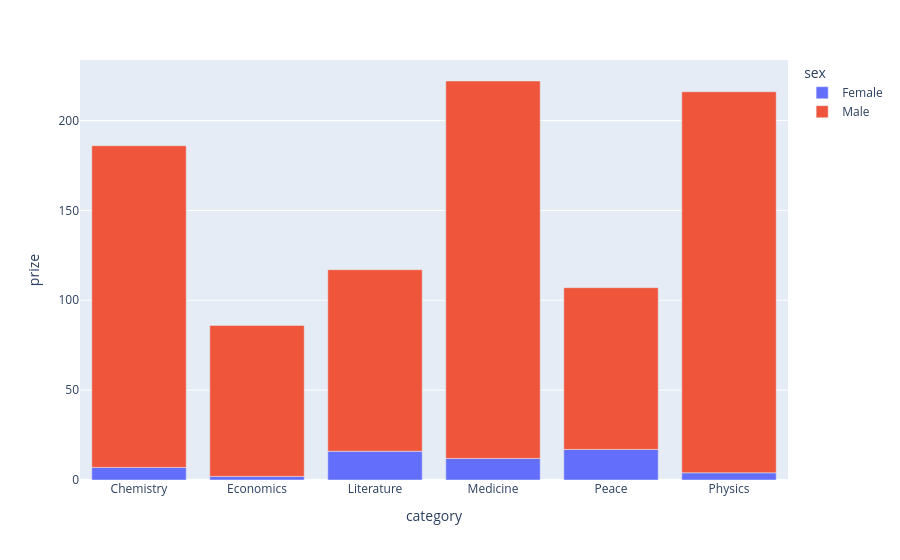

The notebook cell this image was saved under:
### Code cell
px.bar(data_frame=category_sex, x='category', y='prize',color='sex', color_continuous_scale='Aggrnyl')

# px.bar(data_frame=category_sex, x=category_sex.index, y=category_count.year,color=category_count.index, color_continuous_scale='Aggrnyl')

### Figure 1 — Plotly figure (JSON) as saved in the notebook; plotly's stock layout.template omitted (floating-point values rounded to 4 significant figures)
{"data": [{"alignmentgroup": "True", "hovertemplate": "sex=Female<br>category=%{x}<br>prize=%{y}<extra></extra>", "legendgroup": "Female", "marker": {"color": "#636efa", "pattern": {"shape": ""}}, "name": "Female", "offsetgroup": "Female", "orientation": "v", "showlegend": true, "textposition": "auto", "type": "bar", "x": ["Chemistry", "Economics", "Literature", "Medicine", "Peace", "Physics"], "xaxis": "x", "y": [7, 2, 16, 12, 17, 4], "yaxis": "y"}, {"alignmentgroup": "True", "hovertemplate": "sex=Male<br>category=%{x}<br>prize=%{y}<extra></extra>", "legendgroup": "Male", "marker": {"color": "#EF553B", "pattern": {"shape": ""}}, "name": "Male", "offsetgroup": "Male", "orientation": "v", "showlegend": true, "textposition": "auto", "type": "bar", "x": ["Chemistry", "Economics", "Literature", "Medicine", "Peace", "Physics"], "xaxis": "x", "y": [179, 84, 101, 210, 90, 212], "yaxis": "y"}], "layout": {"barmode": "relative", "legend": {"title": {"text": "sex"}, "tracegroupgap": 0}, "margin": {"t": 60}, "xaxis": {"anchor": "y", "domain": [0, 1], "title": {"text": "category"}}, "yaxis": {"anchor": "x", "domain": [0, 1], "title": {"text": "prize"}}}}
